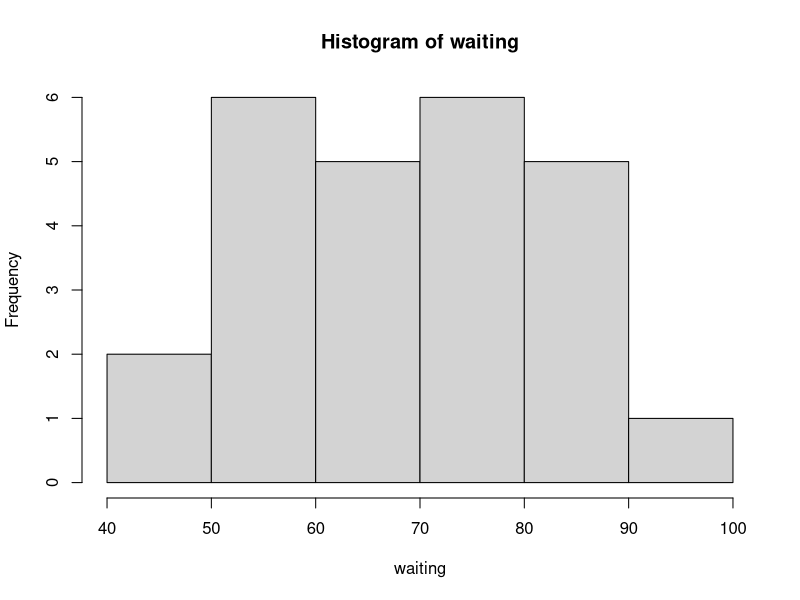
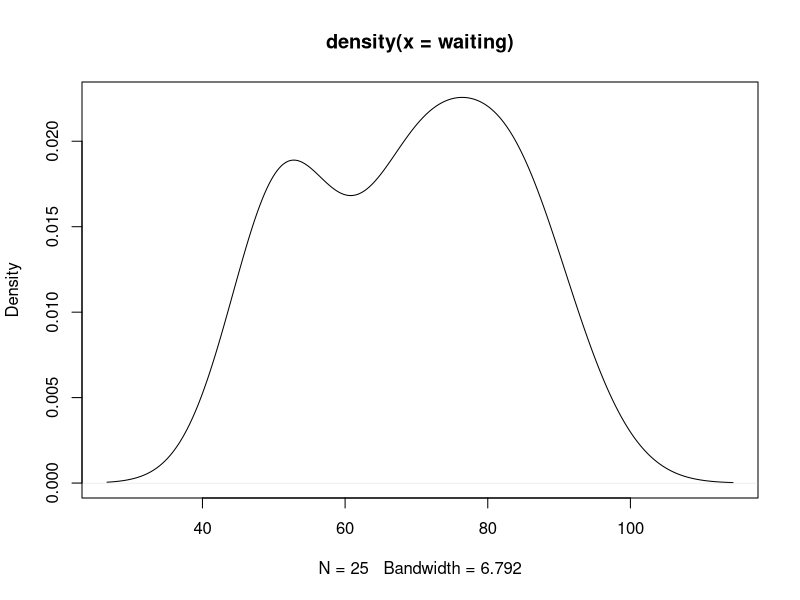
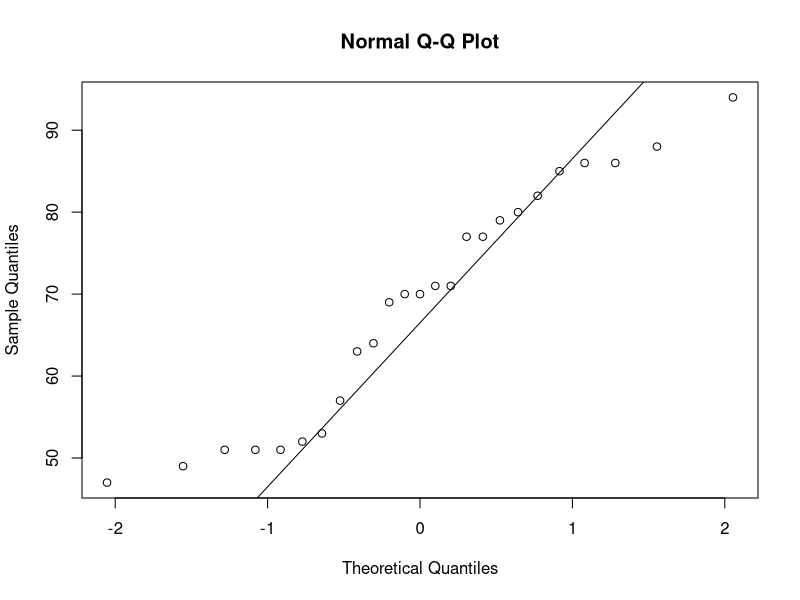

Source code (R) for these figures, in order:
# Exam 2 Work
# Aman Patel
# November 16, 2020
# STAT-S 350

# Problem 1a

waiting  = c(57, 86, 88, 71, 79, 49, 63, 77, 94, 51, 51, 52, 53, 69, 70, 77, 71, 64, 47, 82, 51, 70, 80, 85, 86)
w_mean = mean(waiting)
w_var = mean(waiting^2)-mean(waiting)^2
w_med = quantile(waiting, 0.5, type=2)
w_iqr = quantile(waiting, 0.75, type=2)-quantile(waiting, 0.25, type=2)
w_iqrSD = w_iqr/sqrt(w_var)

# Problem 1b

hist(waiting)
d = density(waiting)
plot(d)
qqnorm(waiting)
qqline(waiting)
# The data appears to have been drawn from a normal distribution because
# the histogram and kernel density plot resemble normal distributions and
# the normal probability plot follows the qqline pretty well.

# Problem 1c

w_len = length(waiting)
w_tstat = (w_mean-74)/(sd(waiting)/sqrt(w_len))
w_pval = pt(w_tstat, w_len-1)

# Problem 2a

# E(X_bar) = mu = 420

# Var(X_bar) = sigma^2 / n
# Sd(X_bar) = sigma / sqrt(n)
# Sd(X_bar) = sqrt(23)/sqrt(92) = 0.5

# X_z = (421-E(X_bar))/Sd(X_bar) = 2
# P(Z > X_z) = P(Z > 2) = 1-pnorm(2, 0, 1) = 0.02

# Problem 2b

# E(Y_bar) = mu = 418

# Var(Y_bar) = sigma^2 / n
# Sd(Y_bar) = sigma / sqrt(n)
# Sd(Y_bar) = sqrt(16)/sqrt(72) = 0.47

# Y_z = (417-E(Y_bar))/Sd(Y_bar) = -2.12132
# P(Z < Y_z) = P(Z < -2.12132) = pnorm(-2.12132, 0, 1) = 0.0169

# Problem 2c

# X_bar - Y_bar = Z_bar
# E(Z_bar) = E(X_bar) - E(Y_bar) = 420-418 = 2

# Var(Z_bar) = Var(X_bar)/n1 + Var(Y_bar)/n2
# Var(Z_bar) = 23/92 + 16/72 = 0.472
# Sd(Z_bar) = sqrt(Var(Z_bar)) = 0.687

# P(Z_bar > 0) = 1-pnorm(0, 2, 0.687) = 0.998
# P(Z_bar > 2) = 1-pnorm(2, 2, 0.687) = 0.5

# Problem 3a

# NutriFood wants to show its food has calories greater than or equal
# to the minimum recommended caloric intake

# Their claim must therefore be in the null hypothesis, as it contains
# an equality.

# Problem 3b

cal = c(2823, 2822, 2764, 2748, 2844, 2705, 2749, 2835, 2797, 2770, 2756, 2738, 2787, 2831, 2786, 2713, 2735, 2885, 2806, 2744, 2782, 2788, 2810, 2765, 2775, 2779, 2785, 2764, 2702, 2835)
c_len = length(cal)
c_mean = mean(cal)
c_sd = sd(cal)
c_tstat = (c_mean-2800)/(c_sd/sqrt(c_len))
c_pval = pt(c_tstat, c_len-1)

# With a p-value less than 0.02, we reject the null hypothesis,
# which states that the population mean is greater than or equal to 
# 2800 kcal. This result is reasonable for the sample because the 
# sample mean is much smaller than the recommended mean caloric intake.

# Problem 3c

t = abs(qt(0.015, c_len-1))
margin = t*(c_sd/sqrt(c_len))
upper = c_mean + margin
lower = c_mean - margin

# 97% of possible values of the distribution lie within the interval,
# therefore the probability that the mean is the minimum is less than 3%.

# Problem 4c

p1 = 402/2014
p2 = 1003/4321
n1 = 2014
n2 = 4321
d = p1-p2
p_tot = (402+1003)/6335
z = d/(sqrt(p_tot * (1-p_tot) * (1/n1 + 1/n2)))
pval = pnorm(z, 0, 1)